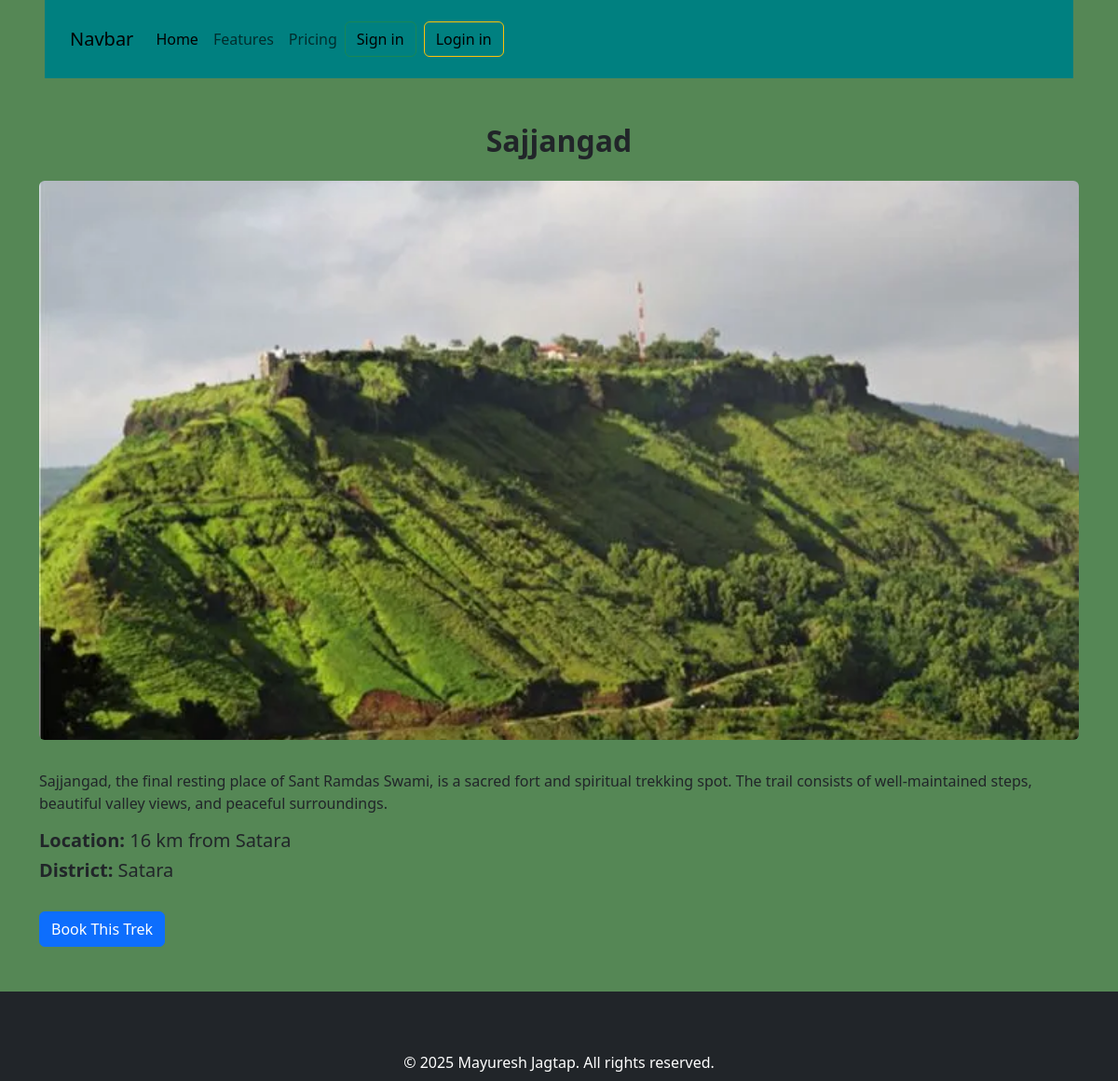
Page /trek/19/ on the committed database.
### trekkers/models.py (models this page shows)
class Trek(models.Model):
    district = models.CharField(max_length=50)
    title = models.CharField(max_length=200)
    height = models.IntegerField()
    difficulty = models.CharField(max_length=100)
    description = models.TextField()
    image = models.ImageField(upload_to='treks/')
    location = models.CharField(max_length=100)

### trekkers/views.py (the view)
# urls.py: path('trek/<int:trek_id>/', views.trek_detail, name='trek_detail'),
def trek_detail(request, trek_id):
    trek = get_object_or_404(Trek, id=trek_id)
    return render(request, "website/trek_detail.html", {"trek": trek})

### templates/website/trek_detail.html (shortened to what this page needs)
{% extends "layout.html" %}
{% block content %}
<div class="container mt-5 mb-5">
    <h2 class="text-center fw-bold">{{ trek.title }}</h2>
    <img src="{{ trek.image.url }}" class="img-fluid rounded mt-3 mb-3" style="max-height: 600px; width:100%; object-fit:cover;">
    <p class="mt-3">{{ trek.description }}</p>
    <h5><strong>Location:</strong> {{ trek.location }}</h5>
    <h5><strong>District:</strong> {{ trek.district }}</h5>
    <a href="/trek/book/{{ trek.id }}/" class="btn btn-primary mt-4">
        Book This Trek
    </a>
</div>
{% endblock %}

### templates/layout.html (style rules this page uses)
body { background-color: rgb(85, 135, 85); }

### rows in the picture
Trek: title "Sajjangad", image (picture), description "Sajjangad, the final resting place of Sant Ramdas Swami, is a sacred fort and spiritual trekking spot. The trail consists of well-maintained steps, beautiful valley views, and peaceful surroundings.", location "16 km from Satara", district "Satara"
